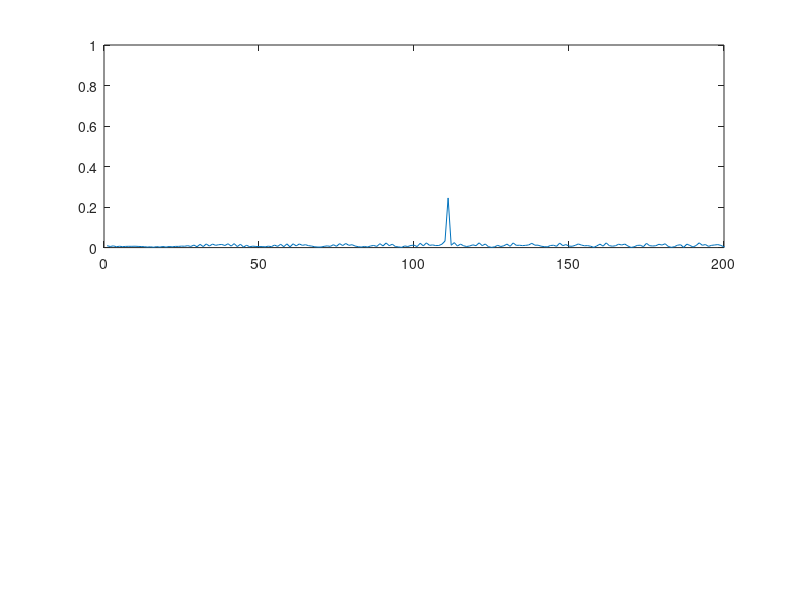
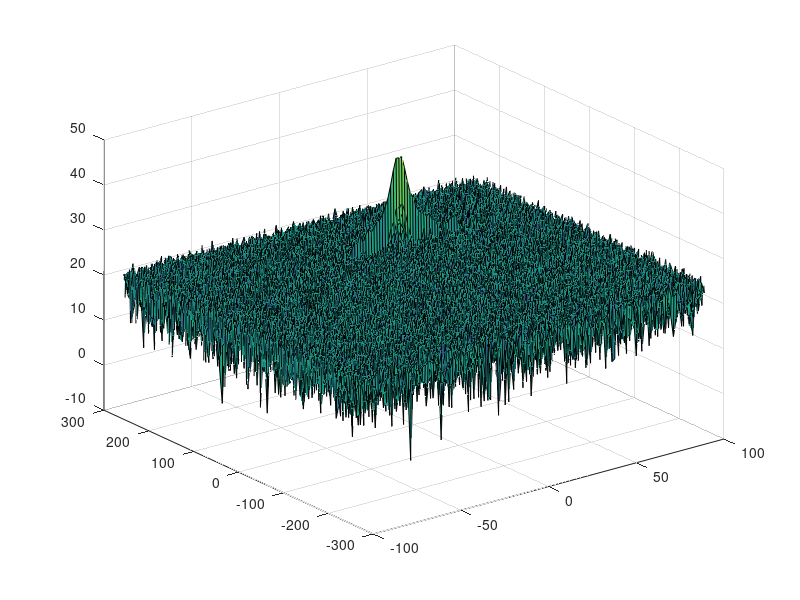

These figures' MATLAB source, in order: (Note: this script raises an error after producing the figures.)
clear all
clc;

%% Radar Specifications 
%%%%%%%%%%%%%%%%%%%%%%%%%%%
% Frequency of operation = 77GHz
% Max Range = 200m
% Range Resolution = 1 m
% Max Velocity = 100 m/s
%%%%%%%%%%%%%%%%%%%%%%%%%%%

x_max = 200;
res_range = 1;
v_max = 100;

%speed of light = 3e8
c = 3 * 10^8;
%% User Defined Range and Velocity of target
% *%TODO* :
% define the target's initial position and velocity. Note : Velocity
% remains contant
x_T = 110;
v_T = 20;
 
%% FMCW Waveform Generation

% *%TODO* :
%Design the FMCW waveform by giving the specs of each of its parameters.
% Calculate the Bandwidth (B), Chirp Time (Tchirp) and Slope (slope) of the FMCW
% chirp using the requirements above.
B = c / (2 * res_range);
Tchirp = 5.5 * 2 * x_max / c;
slope = B / Tchirp;

%Operating carrier frequency of Radar 
fc= 77e9;             %carrier freq
                                   
%The number of chirps in one sequence. Its ideal to have 2^ value for the ease of running the FFT
%for Doppler Estimation. 
Nd=128;                   % #of doppler cells OR #of sent periods % number of chirps

%The number of samples on each chirp. 
Nr=1024;                  %for length of time OR # of range cells

% Timestamp for running the displacement scenario for every sample on each
% chirp
t=linspace(0,Nd*Tchirp,Nr*Nd); %total time for samples


%Creating the vectors for Tx, Rx and Mix based on the total samples input.
Tx=zeros(1,length(t)); %transmitted signal
Rx=zeros(1,length(t)); %received signal
Mix = zeros(1,length(t)); %beat signal

%Similar vectors for range_covered and time delay.
r_t=zeros(1,length(t));
td=zeros(1,length(t));


%% Signal generation and Moving Target simulation
% Running the radar scenario over the time. 

for i=1:length(t)         
    
    % *%TODO* :
    %For each time stamp update the Range of the Target for constant velocity. 
    r_t(i) = x_T + v_T * t(i);
    
    % *%TODO* :
    %For each time sample we need update the transmitted and
    %received signal. 
    td(i) = (2 * r_t(i)) / c;
    tau = t(i) - td(i);
    Tx(i) = cos(2 * pi * (fc * t(i) + slope * t(i)^2 / 2));
    Rx (i) = cos(2 * pi * (fc * tau + slope * tau^2 / 2));
    
    % *%TODO* :
    %Now by mixing the Transmit and Receive generate the beat signal
    %This is done by element wise matrix multiplication of Transmit and
    %Receiver Signal
    Mix(i) = Tx(i) .* Rx(i);
    
end

%% RANGE MEASUREMENT


 % *%TODO* :
%reshape the vector into Nr*Nd array. Nr and Nd here would also define the size of
%Range and Doppler FFT respectively.
Mix = reshape(Mix, [Nr, Nd]);

 % *%TODO* :
%run the FFT on the beat signal along the range bins dimension (Nr) and
%normalize.
s_fft = fft(Mix(1:Nr)) / Nr;

 % *%TODO* :
% Take the absolute value of FFT output
s_fft = abs(s_fft);

 % *%TODO* :
% Output of FFT is double sided signal, but we are interested in only one side of the spectrum.
% Hence we throw out half of the samples.
s_fft = s_fft(1:Nr/2);

%plotting the range
figure ('Name','Range from First FFT')
subplot(2,1,1)

 % *%TODO* :
 % plot FFT output 
plot(s_fft);
 
axis ([0 200 0 1]);



%% RANGE DOPPLER RESPONSE
% The 2D FFT implementation is already provided here. This will run a 2DFFT
% on the mixed signal (beat signal) output and generate a range doppler
% map.You will implement CFAR on the generated RDM


% Range Doppler Map Generation.

% The output of the 2D FFT is an image that has reponse in the range and
% doppler FFT bins. So, it is important to convert the axis from bin sizes
% to range and doppler based on their Max values.

Mix=reshape(Mix,[Nr,Nd]);

% 2D FFT using the FFT size for both dimensions.
sig_fft2 = fft2(Mix,Nr,Nd);

% Taking just one side of signal from Range dimension.
sig_fft2 = sig_fft2(1:Nr/2,1:Nd);
sig_fft2 = fftshift (sig_fft2);
RDM = abs(sig_fft2);
RDM = 10*log10(RDM) ;

%use the surf function to plot the output of 2DFFT and to show axis in both
%dimensions
doppler_axis = linspace(-100,100,Nd);
range_axis = linspace(-200,200,Nr/2)*((Nr/2)/400);
figure,surf(doppler_axis,range_axis,RDM);

%% CFAR implementation

%Slide Window through the complete Range Doppler Map

% *%TODO* :
%Select the number of Training Cells in both the dimensions.
cells_Tr = 8;
cells_Td = 6;


% *%TODO* :
%Select the number of Guard Cells in both dimensions around the Cell under 
%test (CUT) for accurate estimation
cells_Gr = 4;
cells_Gd = 2;

% *%TODO* :
% offset the threshold by SNR value in dB
threshold_offset = 6;
% *%TODO* :
%Create a vector to store noise_level for each iteration on training cells


% *%TODO* :
%design a loop such that it slides the CUT across range doppler map by
%giving margins at the edges for Training and Guard Cells.
%For every iteration sum the signal level within all the training
%cells. To sum convert the value from logarithmic to linear using db2pow
%function. Average the summed values for all of the training
%cells used. After averaging convert it back to logarithimic using pow2db.
%Further add the offset to it to determine the threshold. Next, compare the
%signal under CUT with this threshold. If the CUT level > threshold assign
%it a value of 1, else equate it to 0.


   % Use RDM[x,y] as the matrix from the output of 2D FFT for implementing
   % CFAR
num_cells_T = (2*(cells_Tr+cells_Gr)+1)*(2*(cells_Td+cells_Gd)+1)-(2*cells_Gr+1)*(2*cells_Gd+1);
power_map = db2pow(RDM);
CFAR_output = zeros(size(RDM));
for i = 1 : size(RDM,1) - (2 * (cells_Tr + cells_Gr))
    for j = 1 : size(RDM,2) - (2 * (cells_Td + cells_Gd))
        noise_TGCUT = sum(power_map(i:i+2*(cells_Tr + cells_Gr), j:j+2*(cells_Td + cells_Gd)), 'all');
        noise_GCUT = sum(power_map(i+cells_Tr:i+cells_Tr+2*cells_Gr, j+cells_Td:j+cells_Td+2*cells_Gd), 'all');
        avg_noise = pow2db((noise_TGCUT - noise_GCUT) / num_cells_T);
        threshold = avg_noise + threshold_offset;
        cell_CUT = RDM(i+cells_Tr+cells_Gr, j+cells_Td+cells_Td);
        if cell_CUT > threshold
            CFAR_output(i+cells_Tr+cells_Gr,j+cells_Td+cells_Gd) = 1;
        end
    end
end




% *%TODO* :
% The process above will generate a thresholded block, which is smaller 
%than the Range Doppler Map as the CUT cannot be located at the edges of
%matrix. Hence,few cells will not be thresholded. To keep the map size same
% set those values to 0. 
 

% *%TODO* :
%display the CFAR output using the Surf function like we did for Range
%Doppler Response output.
figure,surf(doppler_axis,range_axis,CFAR_output);
colorbar;


 
 